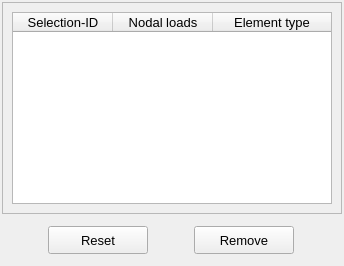
           <widget class="QWidget" name="tab_remove">
            <attribute name="title">
             <string>Remove</string>
            </attribute>
            <layout class="QGridLayout" name="gridLayout_9">
             <property name="leftMargin">
              <number>2</number>
             </property>
             <property name="topMargin">
              <number>2</number>
             </property>
             <property name="rightMargin">
              <number>2</number>
             </property>
             <property name="bottomMargin">
              <number>2</number>
             </property>
             <property name="spacing">
              <number>2</number>
             </property>
             <item row="0" column="0">
              <widget class="QFrame" name="frame_5">
               <property name="frameShape">
                <enum>QFrame::StyledPanel</enum>
               </property>
               <property name="frameShadow">
                <enum>QFrame::Raised</enum>
               </property>
               <layout class="QGridLayout" name="gridLayout_2">
                <item row="0" column="0">
                 <widget class="QTreeWidget" name="treeWidget_nodal_loads">
                  <property name="minimumSize">
                   <size>
                    <width>320</width>
                    <height>170</height>
                   </size>
                  </property>
                  <property name="maximumSize">
                   <size>
                    <width>380</width>
                    <height>200</height>
                   </size>
                  </property>
                  <property name="font">
                   <font>
                    <family>MS Shell Dlg 2</family>
                    <pointsize>10</pointsize>
                    <italic>false</italic>
                   </font>
                  </property>
                  <property name="toolTip">
                   <string>Select a node to remove the attributed boundary condition.</string>
                  </property>
                  <property name="indentation">
                   <number>1</number>
                  </property>
                  <property name="headerHidden">
                   <bool>false</bool>
                  </property>
                  <attribute name="headerHighlightSections">
                   <bool>false</bool>
                  </attribute>
                  <attribute name="headerShowSortIndicator" stdset="0">
                   <bool>false</bool>
                  </attribute>
                  <attribute name="headerStretchLastSection">
                   <bool>true</bool>
                  </attribute>
                  <column>
                   <property name="text">
                    <string>Selection-ID</string>
                   </property>
                   <property name="textAlignment">
                    <set>AlignCenter</set>
                   </property>
                  </column>
                  <column>
                   <property name="text">
                    <string>Nodal loads</string>
                   </property>
                   <property name="textAlignment">
                    <set>AlignCenter</set>
                   </property>
                  </column>
                  <column>
                   <property name="text">
                    <string>Element type</string>
                   </property>
                   <property name="textAlignment">
                    <set>AlignCenter</set>
                   </property>
                  </column>
                 </widget>
                </item>
               </layout>
              </widget>
             </item>
             <item row="1" column="0">
              <widget class="QFrame" name="frame_3">
               <property name="minimumSize">
                <size>
                 <width>320</width>
                 <height>48</height>
                </size>
               </property>
               <property name="maximumSize">
                <size>
                 <width>16777215</width>
                 <height>48</height>
                </size>
               </property>
               <property name="frameShape">
                <enum>QFrame::NoFrame</enum>
               </property>
               <property name="frameShadow">
                <enum>QFrame::Raised</enum>
               </property>
               <layout class="QGridLayout" name="gridLayout_8">
                <property name="leftMargin">
                 <number>4</number>
                </property>
                <property name="topMargin">
                 <number>4</number>
                </property>
                <property name="rightMargin">
                 <number>4</number>
                </property>
                <property name="bottomMargin">
                 <number>4</number>
                </property>
                <property name="spacing">
                 <number>4</number>
                </property>
                <item row="0" column="0">
                 <widget class="QPushButton" name="pushButton_reset">
                  <property name="minimumSize">
                   <size>
                    <width>100</width>
                    <height>28</height>
                   </size>
                  </property>
                  <property name="maximumSize">
                   <size>
                    <width>100</width>
                    <height>28</height>
                   </size>
                  </property>
                  <property name="font">
                   <font>
                    <family>MS Shell Dlg 2</family>
                    <pointsize>10</pointsize>
                    <weight>50</weight>
                    <italic>false</italic>
                    <bold>false</bold>
                   </font>
                  </property>
                  <property name="styleSheet">
                   <string notr="true"/>
                  </property>
                  <property name="text">
                   <string>Reset</string>
                  </property>
                 </widget>
                </item>
                <item row="0" column="1">
                 <widget class="QPushButton" name="pushButton_remove">
                  <property name="minimumSize">
                   <size>
                    <width>100</width>
                    <height>28</height>
                   </size>
                  </property>
                  <property name="maximumSize">
                   <size>
                    <width>100</width>
                    <height>28</height>
                   </size>
                  </property>
                  <property name="font">
                   <font>
                    <family>MS Shell Dlg 2</family>
                    <pointsize>10</pointsize>
                    <weight>50</weight>
                    <italic>false</italic>
                    <bold>false</bold>
                   </font>
                  </property>
                  <property name="styleSheet">
                   <string notr="true"/>
                  </property>
                  <property name="text">
                   <string>Remove</string>
                  </property>
                 </widget>
                </item>
               </layout>
              </widget>
             </item>
            </layout>
           </widget>
